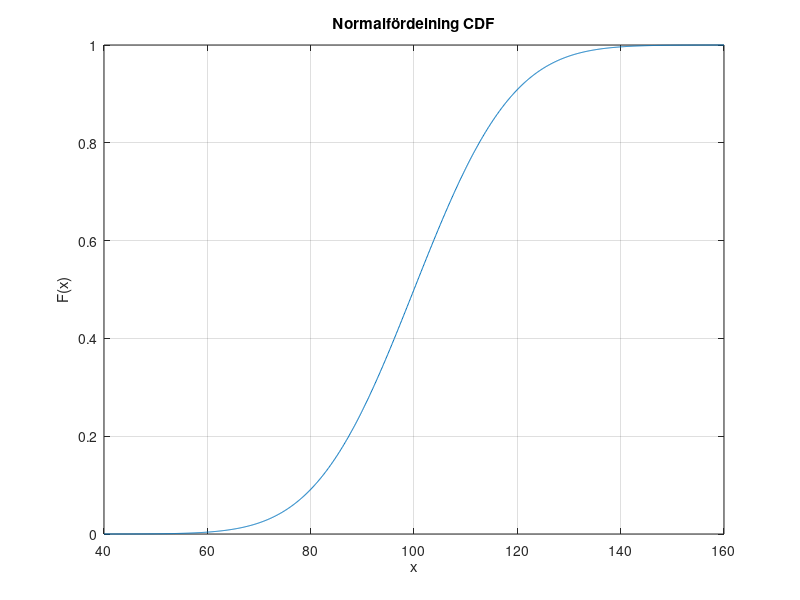

Reproduce this figure in MATLAB.
clc
clear
close all

x = 40:0.1:160;
y = normcdf(x,100,15);

plot(x,y)
grid on
title('Normalfördelning CDF')
xlabel('x')
ylabel('F(x)')
